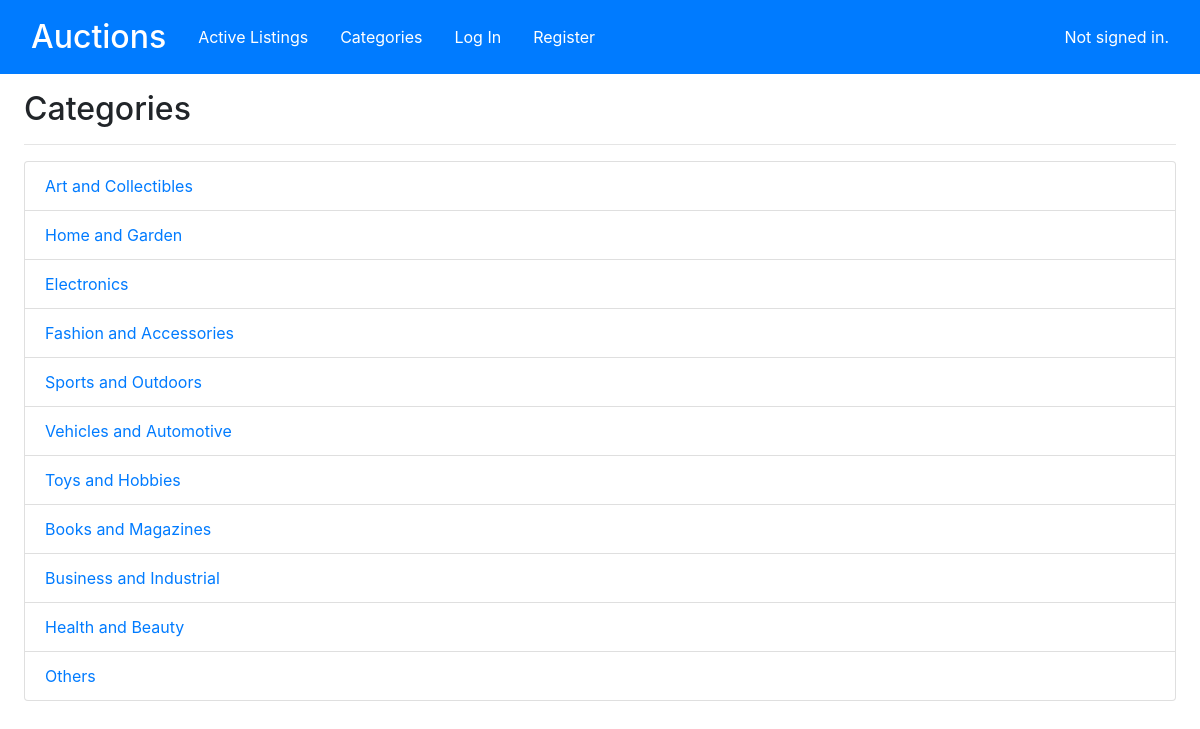
The page /categories on the database its author committed.
### auctions/models.py (models this page shows, shortened)
class Category(models.Model):
    title = models.CharField(max_length=64)

### auctions/views.py (the view)
# urls.py: path("categories",views.categories,name = "categories"),
def categories(request):
    categories = Category.objects.all()
    return render(request,"auctions/categories.html",{
        "categories":categories
    })

### auctions/templates/auctions/categories.html
{% extends "auctions/layout.html" %}
{% block body %}
    <h2 class="mb-3">Categories</h2>
    <hr>
    <ul class="list-group">
        {% for category in categories %}
        <li class="list-group-item"><a href="{% url 'displayCategory' category.id %}">{{ category.title }}</a></li>
        {% endfor %}
    </ul>
{% endblock %}

### auctions/templates/auctions/layout.html (shortened to what this page needs)
{% load static %}
<!DOCTYPE html>
<html lang="en">
    <head>
        <link rel="stylesheet" href="https://stackpath.bootstrapcdn.com/bootstrap/4.4.1/css/bootstrap.min.css">    </head>
    <body >
        <div>
            <nav class="navbar navbar-expand-lg bg-primary" >
                <div class="container-fluid ">
                    <span class="navbar-brand mb-0 h1 text-white" style="font-size:2rem;">Auctions</span>
                    <div class="collapse navbar-collapse" id="navbarNav">
                        <ul class="nav ">
                            <li class="nav-item">
                                <a class="nav-link text-white" href="{% url 'index' %}">Active Listings</a>
                            </li>
                            <li class="nav-item ">
                                <a class="nav-link text-white" href="{% url 'categories' %}">Categories</a>
                            </li>
                            {% if user.is_authenticated %}
                                <li class="nav-item">
                                    <a class="nav-link text-white" href="{% url 'create' %}">Create New Listing</a>
                                </li>
                                <li class="nav-item">
                                    <a class="nav-link text-white" href="{% url 'watchlist' %}">Watchlist</a>
                                </li>
                                <li class="nav-item">
                                    <a class="nav-link text-white" href="{% url 'logout' %}">Log Out</a>
                                </li>
                            {% else %}
                                <li class="nav-item">
                                    <a class="nav-link text-white" href="{% url 'login' %}">Log In</a>
                                </li>
                                <li class="nav-item">
                                    <a class="nav-link text-white" href="{% url 'register' %}">Register</a>
                                </li>
                            {% endif %}
                        </ul>
                    </div>
                    <div class="text-white">
                        {% if user.is_authenticated %}
                            Signed in as <strong>{{ user.username }}</strong>.
                        {% else %}
                            Not signed in.
                        {% endif %}
                    </div>
                </div>
            </nav>
            <div class="px-4 my-3">
                {% block body %}
                {% endblock %}
            </div>
        </div>
    </body>
</html>

### rows shown on the page
Category: title "Art and Collectibles"
Category: title "Home and Garden"
Category: title "Electronics"
Category: title "Fashion and Accessories"
Category: title "Sports and Outdoors"
Category: title "Vehicles and Automotive"
Category: title "Toys and Hobbies"
Category: title "Books and Magazines"
Category: title "Business and Industrial"
Category: title "Health and Beauty"
Category: title "Others"
